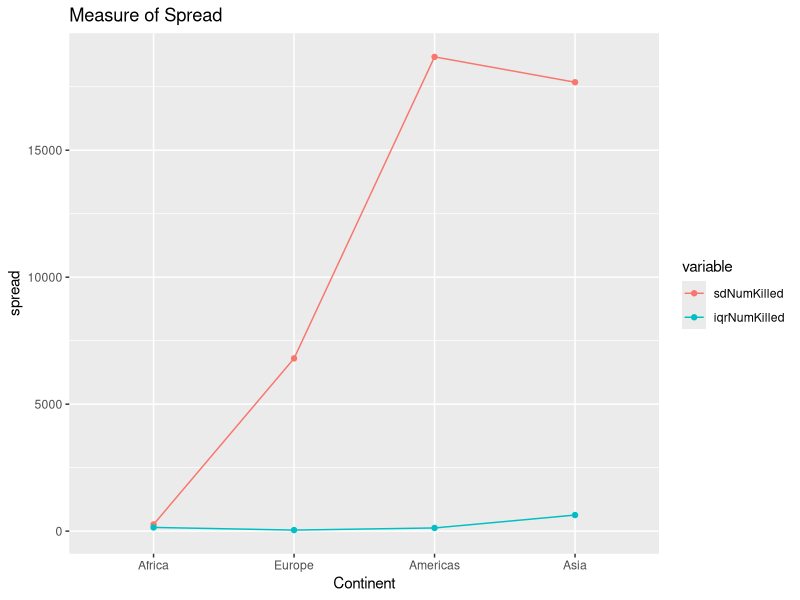
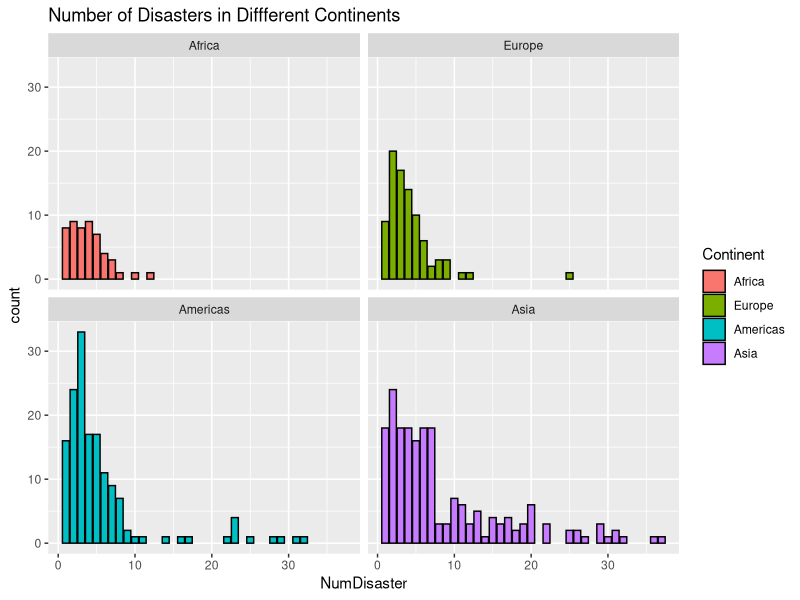
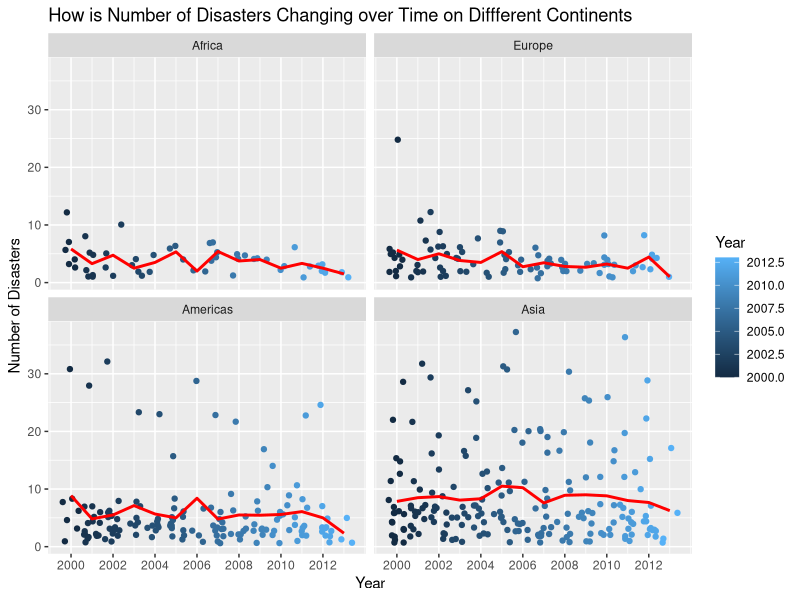
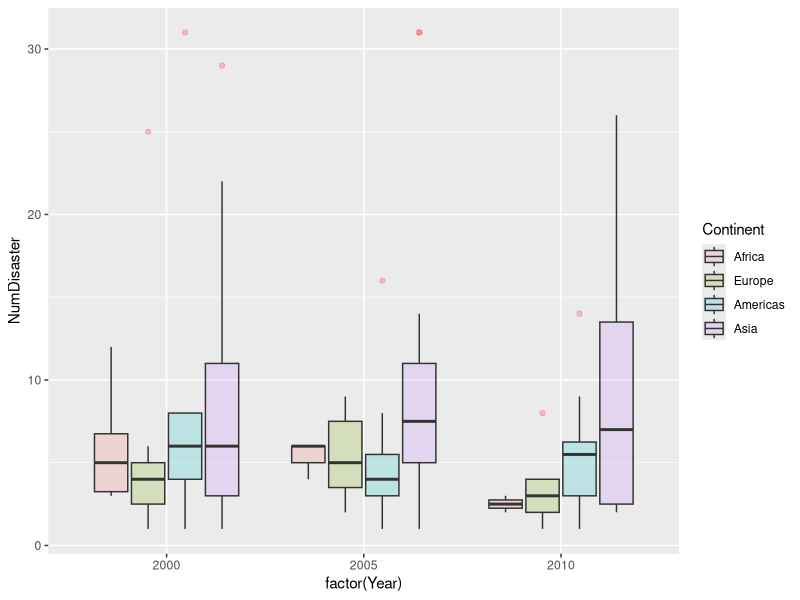
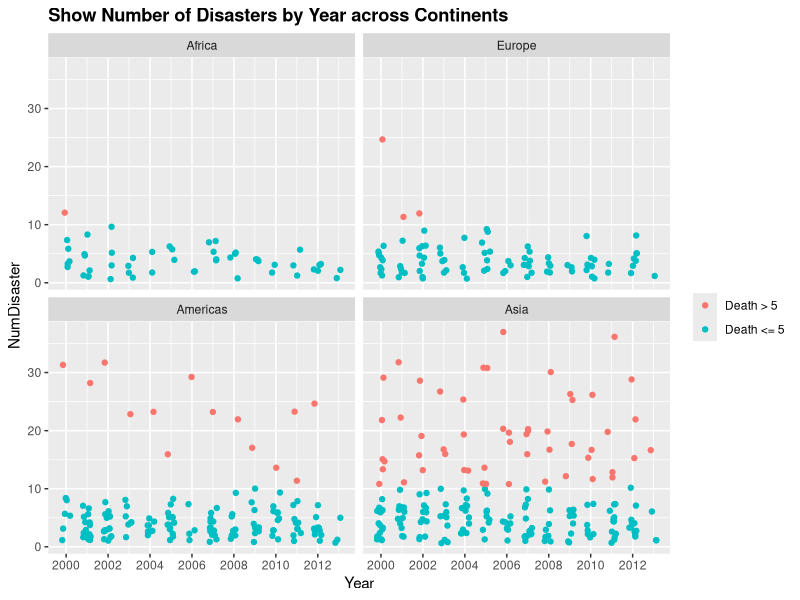
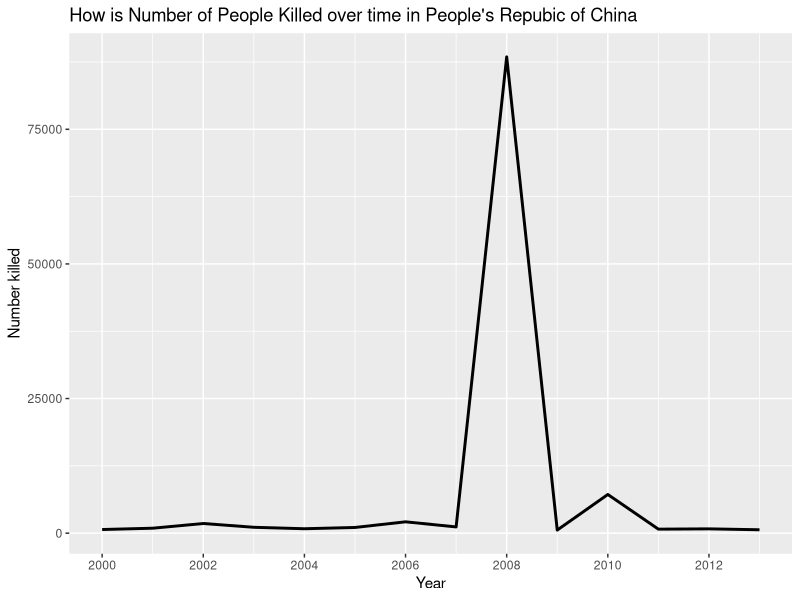
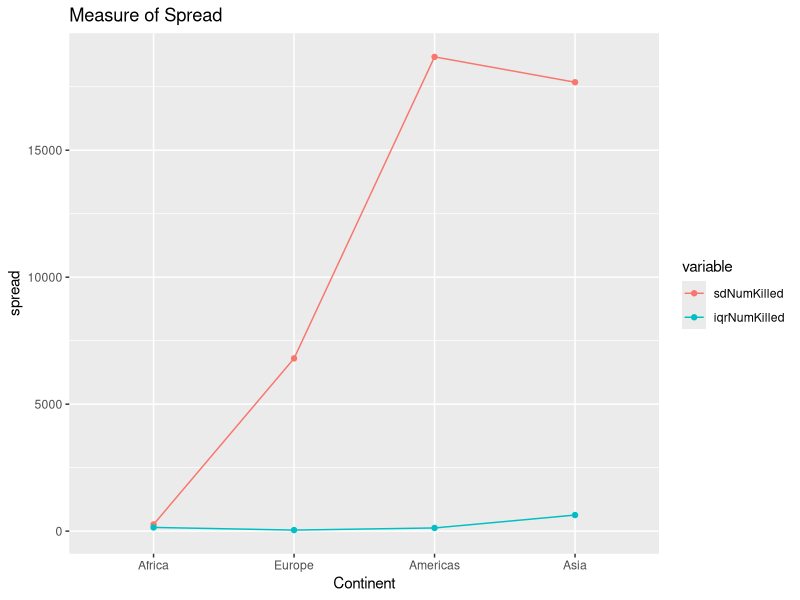
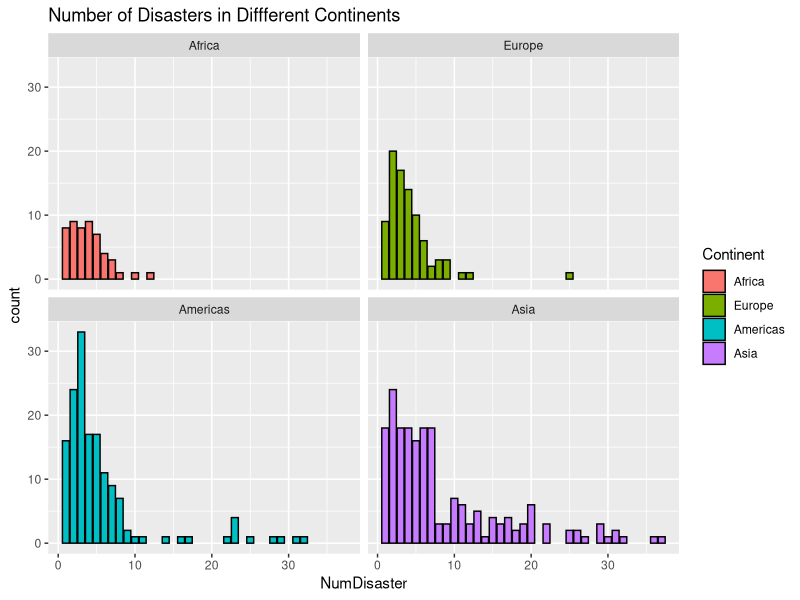

Write R code to recreate these figures, in order. (Note: this script raises an error after producing the figures.)
library(arm)
library(ggplot2)
library(plyr)
library(xtable)
library(reshape2)

Disaster <- read.delim("Disaster_clean.tsv")


## Learn from JB's code
## infer order of Race and Film factors from order in file
Disaster <-
  within(Disaster, {
    Continent <- factor(as.character(Continent), 
                        levels = unique(Disaster$Continent))
  })
## Yes! It is still follow the order!!!!!

## try to get the spread of death within the continents
spreaddeath <- ddply(Disaster, ~ Continent, summarize,
                     sdNumKilled = sd(NumKilled), 
                     iqrNumKilled = IQR(NumKilled))
write.table (spreaddeath,"spreaddeath.tsv", quote = FALSE,
             sep = "\t", row.names = FALSE)

newspread <- melt(spreaddeath, id="Continent")
ggplot(newspread, aes(x = Continent, y = value, colour = variable)) + 
  geom_point() + geom_line(aes(x=as.numeric(Continent)))+ ylab("spread") +
  ggtitle("Measure of Spread")
ggsave("line_MeasureofSpread.png")

## try to produce the maximum and minimum statistics 
## for different variables in all continents
## for all continents
maxmean<- ddply(Disaster, ~ Continent, summarize, 
                meanDamage = mean(TotalDamUSD),
                maxDamage= max(TotalDamUSD),
                meanAffPop = mean(NumAffected),
                maxAffPop = max(NumAffected),
                meanInjured = mean(NumInjured),
                maxInjured = max(NumInjured),
                meanDeath = mean(NumKilled),
                maxDeath = max(NumKilled),
                meanHomeless = mean(NumHomeless),
                maxHomeless = max(NumHomeless)
)
write.table (maxmean,"maxmean.tsv", quote = FALSE,
             sep = "\t", row.names = FALSE)

## We have summarized some detailed information about different 
## variables in the dataset. Now, let's discouver more details.
## First,let's identify which varibales play an important role to predict 
## the damaged amount from natural disasters.

## First, Let us to fit the full model.
FullModel <- lm(TotalDamUSD ~ NumDisaster + NumKilled + NumInjured +
                  NumAffected +NumHomeless, data = Disaster)
summary(FullModel)

## Based on the summmary, it can be shown that number of disasters 
## played a significant role to determine the damaged amount. 
## Therefore, I will pay more attention on whether the
## number of disasters also play an essential role in country level.

mFun <- function(x) {
  model <- lm(TotalDamUSD ~ NumDisaster, x)
  estCoefs <- c(coef(model))
  estSE <- c(se.coef(model))
  ## 2 means 2nd row (we do not want to test intercept), 
  ## 4 means the 4th column, which corresponding to p-value
  p_value <- summary(model)$coefficients[2, 4]  
  names(estCoefs) <- c("intercept", "NumDisaster")
  names(estSE) <- c("SE(intercept)", "SE(NumDisaster)")
  names(p_value) <- "p-value (NumDisaster)"
  return (c(estCoefs,estSE,p_value))
}

mCoefs <- ddply(Disaster, ~Country, mFun)
write.table (mCoefs,"regression.tsv", quote = FALSE,
             sep = "\t", row.names = FALSE)

## I tried my best, but I am not sure whether this is the correct way.
## Based on above table, we found that even though the number 
## of disasters play an critical role in the world level, 
## it does not significant in country level for most countries. 
## It might because the individual country has limited sample size. 
## Thus, the standard error is huge.

## The next topic that I would like to focus on is how the number of 
## disasters changing over time on different continents.

## To begin with, let us plot the number of disasters in different continents.

ggplot(Disaster,aes(x=NumDisaster, fill= Continent)) + facet_wrap(~Continent)+
  geom_bar(binwidth = 2, color = "black") +
  ggtitle("Number of Disasters in Diffferent Continents")
ggsave("barchart_DisasterbyContinent.png")

## After having some basic ideas about the frequency of the number of disasters in 
## different continents,I will look at the number of disasters changing over time 
## on diffferent continents

ggplot(Disaster, aes(x = Year, y = NumDisaster, color = Year))+ 
  geom_jitter() + facet_wrap(~ Continent) + 
  geom_line(stat = "summary", fun.y = "mean", col = "red", lwd = 1) +
  ggtitle("How is Number of Disasters Changing over Time on Diffferent Continents") + 
  scale_x_continuous(name = "Year", breaks = seq(min(Disaster$Year), 
                                                 max(Disaster$Year), by = 2))  + 
  xlab("Year") + ylab("Number of Disasters")
ggsave("stripplot_NumofDisTimeContinent.png")

## Based on the plot, there is no significan relationship beween the number of disasters 
## and time. However, it can be found that there is some difference for the number of 
## disasters across continents.

## Next, try boxplot for the year 2000, 2005 and 2010
ggplot(subset(Disaster, Year %in% c(2000,2005,2010)), aes(x = factor(Year), 
                                                          y = NumDisaster, 
                                                          fill = Continent), 
       groups = Continent) + geom_boxplot(alpha = 0.2, outlier.colour= "red") 
ggsave("boxplot_DisasterbyYear.png")

## Obviously, Asia has more variation for the number of disasters.

## Finally, let us try another plot about the number of disasters changing over 
## time on diffferent continents
low_number= 10
ggplot(Disaster, aes(x = Year, y = NumDisaster, 
                     colour = NumDisaster <= low_number)) + 
  geom_jitter(position = position_jitter(width = .2)) + 
  facet_wrap(~ Continent) + 
  ggtitle(paste("NumDisaster <= ", low_number)) + 
  theme(plot.title = element_text(face="bold")) + 
  ggtitle("Show Number of Disasters by Year across Continents") + 
  scale_colour_discrete(name="",breaks=c("FALSE", "TRUE"),
                        labels=c("Death > 5", "Death <= 5")) +
  scale_x_continuous(name = "Year", breaks = seq(min(Disaster$Year), 
                                                 max(Disaster$Year), by = 2)) 
ggsave("stripplot_DisasterbyYC.png")


## By looking at above graph, we can see Americas and Asia have more natural 
## disasters than other continents.


## Now, Let us look at a special plot: dots scatterplot of number of natural 
## disaster over year for China. Why??

ggplot(subset(Disaster, Country == "China P Rep"), aes(x = Year, y = NumKilled)) + 
  geom_line(lwd=1) + xlab("Year") + ylab("Number killed") +
  ggtitle("How is Number of People Killed over time in People's Repubic of China") +
  scale_x_continuous(name = "Year", breaks = seq(min(Disaster$Year), 
                                                 max(Disaster$Year), by = 2)) 
ggsave("line_NumKilledChina.png")


## The graph shows that more than 80,000 were killed by natural disaster 
## in the year of 2008 in China. That was Sichuan Earthquake. At that time, 
## I was also in Sichuan and experienced this catastrophe. I feel sorry for 
## those people who lost their lives during this disaster.Since I experienced 
## this natural disaster, I would think this is an important plot for me!!


## Next, I would like to evaluate whether there is a relationship between affected 
## population and death across continents.The question is that whether more people got 
## affected will lead more people be killed? Since some natural disasters caused a lot of 
## people lost lives, I used log transformation (**Question** Log transformation may not make sense?)

ggplot(NDisaster, aes(x = NumAffected, y = NumKilled, color = Continent)) + 
  geom_point() + scale_x_log10() + scale_y_log10()+
  ggtitle("How NumKilled related to NumAffected across Continents") 
ggsave("points_NumKilledwithAffected.png")

## Based on the graph, it can be seen that with the increase of number of people got affected,
## there is a slightly increasing trend for the number of people got killed.
